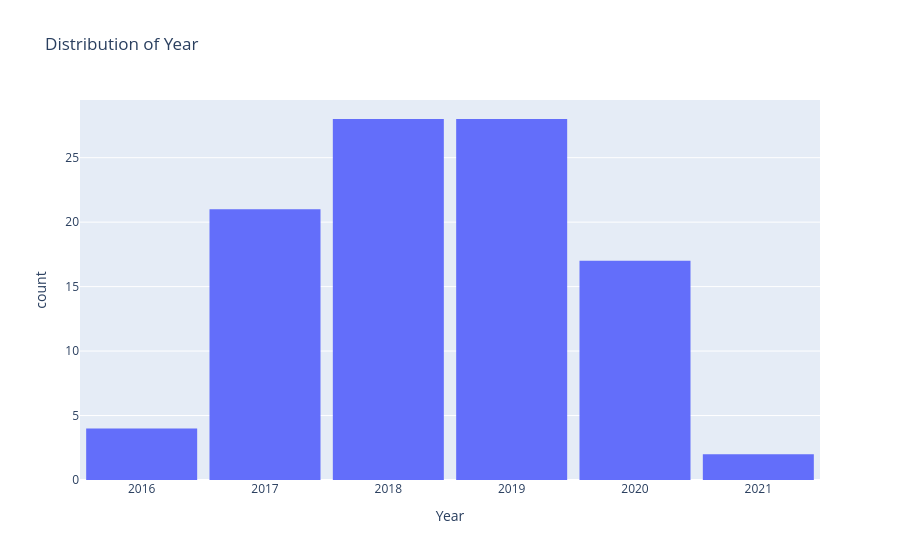

Notebook code cell kept with this figure:
### Code cell
fig = px.histogram(cars_df,
                   x = 'Year',
                   title = 'Distribution of Year'

)

fig.update_layout(bargap = 0.1)
fig.show()

### Figure 1 — Plotly figure (JSON) as saved in the notebook; plotly's stock layout.template omitted (floating-point values rounded to 4 significant figures)
{"data": [{"bingroup": "x", "hovertemplate": "Year=%{x}<br>count=%{y}<extra></extra>", "legendgroup": "", "marker": {"color": "#636efa", "pattern": {"shape": ""}}, "name": "", "orientation": "v", "showlegend": false, "type": "histogram", "x": [2018, 2019, 2017, 2020, 2016, 2019, 2018, 2020, 2017, 2019, 2018, 2017, 2019, 2018, 2020, 2017, 2018, 2016, 2019, 2017, 2018, 2020, 2019, 2020, 2021, 2017, 2018, 2019, 2017, 2018, 2019, 2017, 2018, 2019, 2018, 2020, 2017, 2019, 2018, 2020, 2017, 2019, 2018, 2020, 2018, 2019, 2017, 2018, 2019, 2016, 2019, 2018, 2020, 2019, 2017, 2018, 2020, 2019, 2017, 2018, 2019, 2020, 2021, 2017, 2018, 2019, 2017, 2018, 2019, 2017, 2018, 2019, 2018, 2020, 2017, 2019, 2018, 2020, 2017, 2019, 2018, 2020, 2018, 2019, 2017, 2018, 2019, 2016, 2019, 2018, 2020, 2019, 2017, 2018, 2020, 2019, 2017, 2018, 2019, 2020], "xaxis": "x", "yaxis": "y"}], "layout": {"bargap": 0.1, "barmode": "relative", "legend": {"tracegroupgap": 0}, "title": {"text": "Distribution of Year"}, "xaxis": {"anchor": "y", "domain": [0, 1], "title": {"text": "Year"}}, "yaxis": {"anchor": "x", "domain": [0, 1], "title": {"text": "count"}}}}
